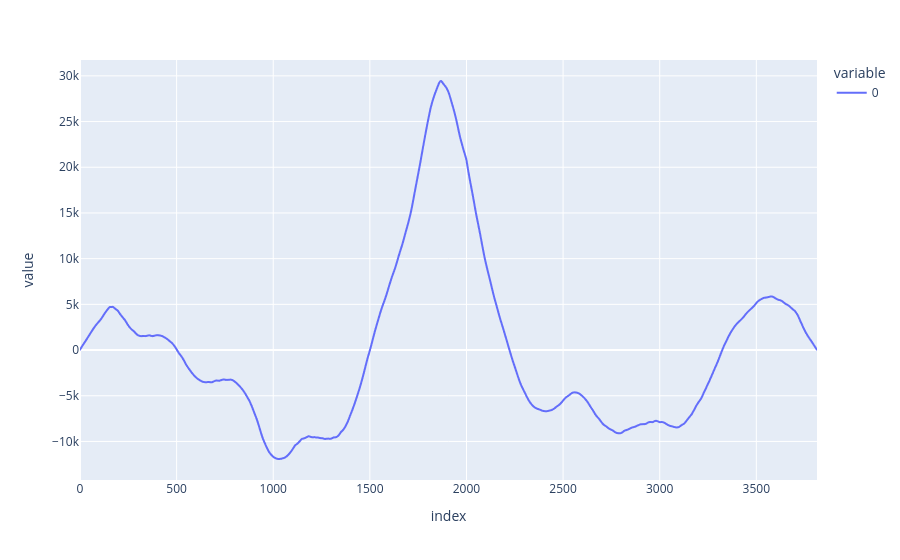

Notebook code cell kept with this figure:
### Code cell
px.line(cor)

### Figure 1 — Plotly figure (JSON) as saved in the notebook; plotly's stock layout.template omitted (floating-point values rounded to 4 significant figures; data arrays with more than 128 entries replaced by an {"elided": "..."} marker saying what was removed)
{"data": [{"hovertemplate": "variable=0<br>index=%{x}<br>value=%{y}<extra></extra>", "legendgroup": "0", "line": {"color": "#636efa", "dash": "solid"}, "marker": {"symbol": "circle"}, "mode": "lines", "name": "0", "showlegend": true, "type": "scattergl", "x": {"elided": "3815 int values"}, "xaxis": "x", "y": {"elided": "3815 float values"}, "yaxis": "y"}], "layout": {"legend": {"title": {"text": "variable"}, "tracegroupgap": 0}, "margin": {"t": 60}, "xaxis": {"anchor": "y", "domain": [0, 1], "title": {"text": "index"}}, "yaxis": {"anchor": "x", "domain": [0, 1], "title": {"text": "value"}}}}
